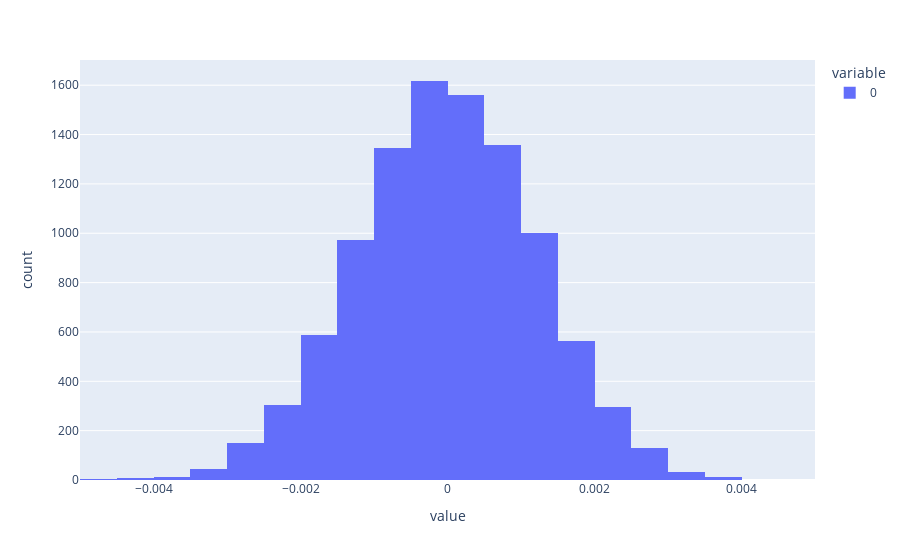

Source (notebook cell):
### Markdown cell above
i. Plot a histogram of the **p_diffs**.  Does this plot look like what you expected?  Use the matching problem in the classroom to assure you fully understand what was computed here.

### Code cell
p_diffs = np.array(p_diffs) # converting to array before ploting

px.histogram(p_diffs, nbins=20) # using plotly.express.histogram

### Figure 1 — Plotly figure (JSON) as saved in the notebook; plotly's stock layout.template omitted (floating-point values rounded to 4 significant figures; data arrays with more than 128 entries replaced by an {"elided": "..."} marker saying what was removed)
{"data": [{"alignmentgroup": "True", "bingroup": "x", "hovertemplate": "variable=0<br>value=%{x}<br>count=%{y}<extra></extra>", "legendgroup": "0", "marker": {"color": "#636efa", "pattern": {"shape": ""}}, "name": "0", "nbinsx": 20, "offsetgroup": "0", "orientation": "v", "showlegend": true, "type": "histogram", "x": {"elided": "10000 float values"}, "xaxis": "x", "yaxis": "y"}], "layout": {"barmode": "relative", "legend": {"title": {"text": "variable"}, "tracegroupgap": 0}, "margin": {"t": 60}, "xaxis": {"anchor": "y", "domain": [0, 1], "title": {"text": "value"}}, "yaxis": {"anchor": "x", "domain": [0, 1], "title": {"text": "count"}}}}
